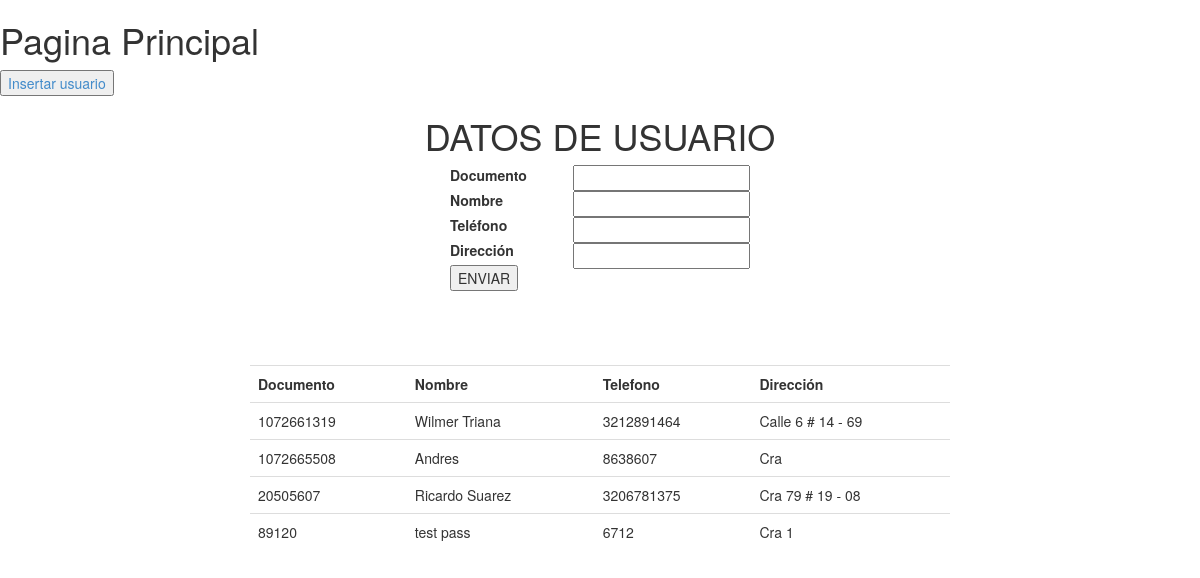
/index.php?var=1, run on the app's committed database.
### tables this page shows
CREATE TABLE IF NOT EXISTS `tbusuario` (
  `documento` varchar(10) NOT NULL,
  `nombre` varchar(50) NOT NULL,
  `telefono` varchar(50) NOT NULL,
  `direccion` varchar(50) NOT NULL
);

### controlador/cusuario.php (called while the page is built, shortened)
<?php
	include('modelo/musuario.php');
	$ins = new musuario();
	$usuarios = $ins->selusu();
?>

### modelo/musuario.php (called while the page is built, shortened)
<?php
	include('controlador/conexion.php');
	class musuario
	{
		function selusu()
		{
			$sql = "SELECT * FROM tbusuario;";
			$conexionBD = new conexion();
			$conexionBD->conectarBD();
			$data = $conexionBD->ejeCon($sql,0);
			return $data;
		}
	}
?>

### controlador/configuracion.php (called while the page is built)
<?php
	$serv_bd = "192.168.1.3";
	$usu_bd = "root";
	$pass_bd = "@mysql";
	$bd = "ventas";
?>

### controlador/conexion.php (called while the page is built, shortened)
<?php
	class conexion {
		function conectarBD() {
			include("configuracion.php");
			$this -> link = mysql_connect ($serv_bd, $usu_bd, $pass_bd);
			$bd2 = mysql_select_db($bd);
		}
		function ejeCon($con, $op) {
			$this -> resultado = mysql_query($con) or die("La consulta fallo: ". mysql_error());
			if($op == 0) {
				while ($linea = mysql_fetch_array($this -> resultado)) {
					$arrayResultado[] = $linea;
				}
			} else {
				$arrayResultado[] = 0;
			}
			$resarr = isset ($arrayResultado) ? $arrayResultado: NULL;
			if($resarr) {
				return $arrayResultado;
			}
		}
	}
?>

### vista/vusuario.php (the view, shortened to what this page needs)
<?php
include ('controlador/cusuario.php');
?>
<!DOCTYPE html>
<html>
<head>
</head>
<body>
	<h1 style="text-align:center">DATOS DE USUARIO</h1>
	<form name="formUsuario" method="post" action="">
		<div id="campos" style="width:300px; height: 100px;  margin: 0 auto 0">
			<div style="float:left">
				<label for="male">Documento</label><br>
				<label for="male">Nombre</label><br>
				<label for="male">Teléfono</label><br>
				<label for="male">Dirección</label><br>
			</div>
			<div style="float:right">
				<input name="doc" type="text"><br>
				<input name="nom" type="text"><br>
				<input name="tel" type="text"><br>
				<input name="dir" type="text"><br>
			</div>
		</div>
		<div style="width:300px; height: 100px;  margin: 0 auto 0">
			<input name="enviar" type="submit" value="ENVIAR">
		</div>
	</form>
	<center>
	<div style="width:700px;  margin: 0 auto">
	<table class="table">
		<tr>
			<th>Documento</th>
			<th>Nombre</th>
			<th>Telefono</th>
			<th>Dirección</th>
		</tr>
		<?php
			for ($i=0; $i < count($usuarios); $i++)
			{
		?>
		<tr>
			<td><?php echo $usuarios[$i]['documento']; ?></td>
			<td><?php echo $usuarios[$i]['nombre']; ?></td>
			<td><?php echo $usuarios[$i]['telefono']; ?></td>
			<td><?php echo $usuarios[$i]['direccion']; ?></td>
		</tr>
		<?php
			}
		 ?>
	</table>
	</center>
</body>
</html>

### index.php (shortened to what this page needs)
<!DOCTYPE html>
<html lang="en">
<head>
    <link href="css/bootstrap.min.css" rel="stylesheet">
</head>
<body>
	<h1>Pagina Principal</h1>
	<button><a href="index.php?var=1">Insertar usuario</a></button>
	<?php
		$var = isset($_GET['var']) ? $_GET['var']:NULL;
		if ($var==1) {
			include('vista/vusuario.php');
		}
	?>
</body>
</html>

### data on the page
tbusuario: documento "1072661319", nombre "Wilmer Triana", telefono "3212891464", direccion "Calle 6 # 14 - 69"
tbusuario: documento "1072665508", nombre "Andres", telefono "8638607", direccion "Cra"
tbusuario: documento "20505607", nombre "Ricardo Suarez", telefono "3206781375", direccion "Cra 79 # 19 - 08"
tbusuario: documento "89120", nombre "test pass", telefono "6712", direccion "Cra 1"
